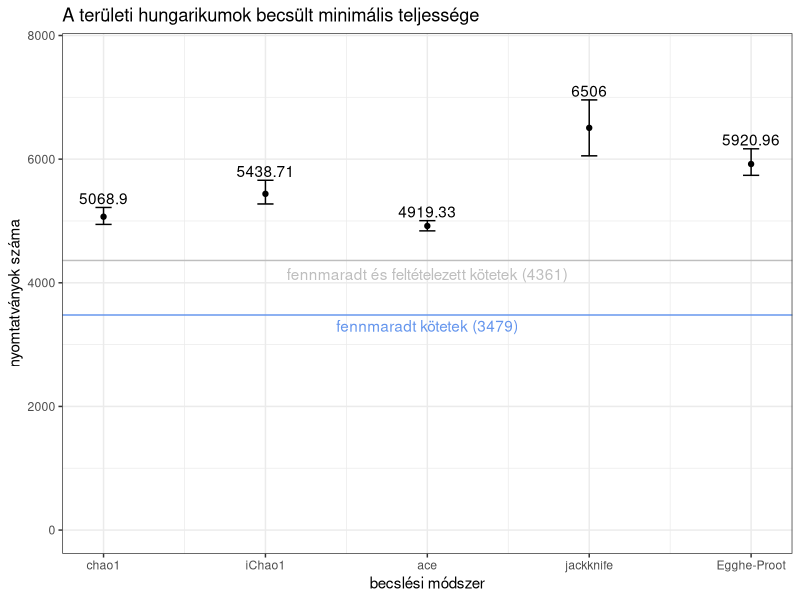
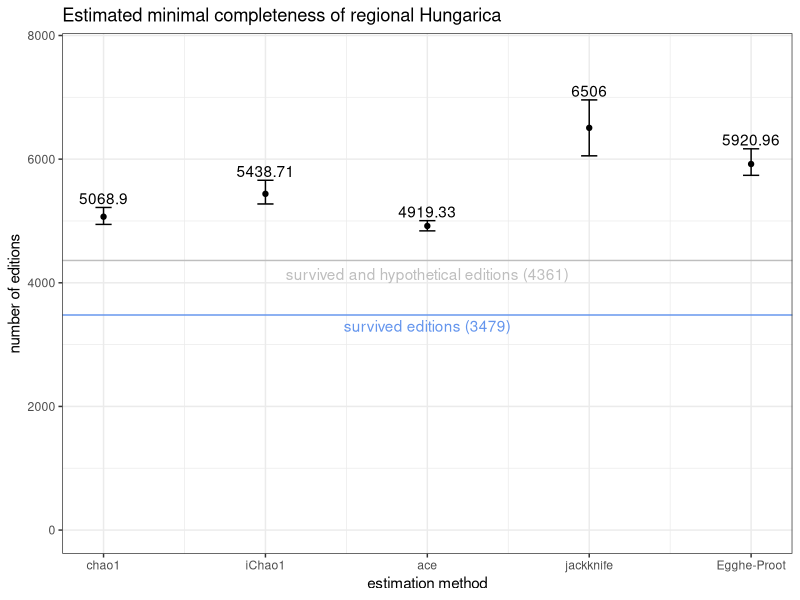
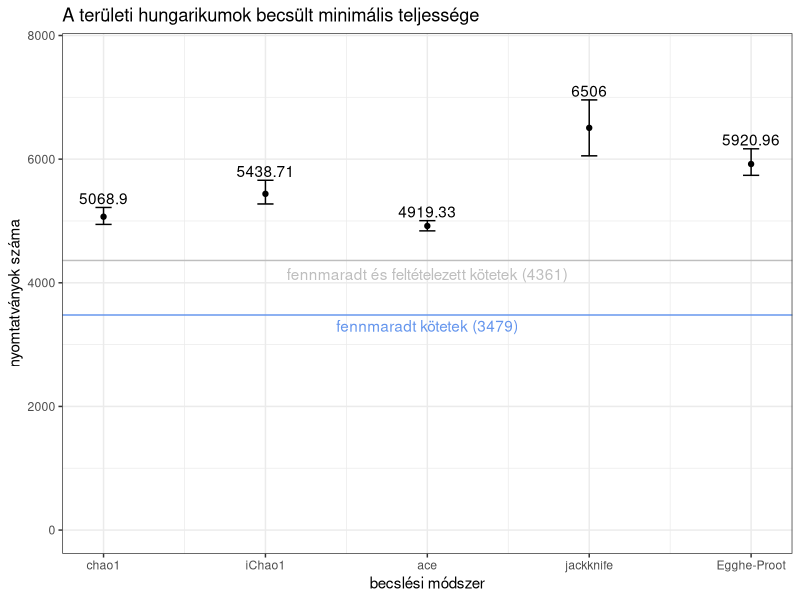
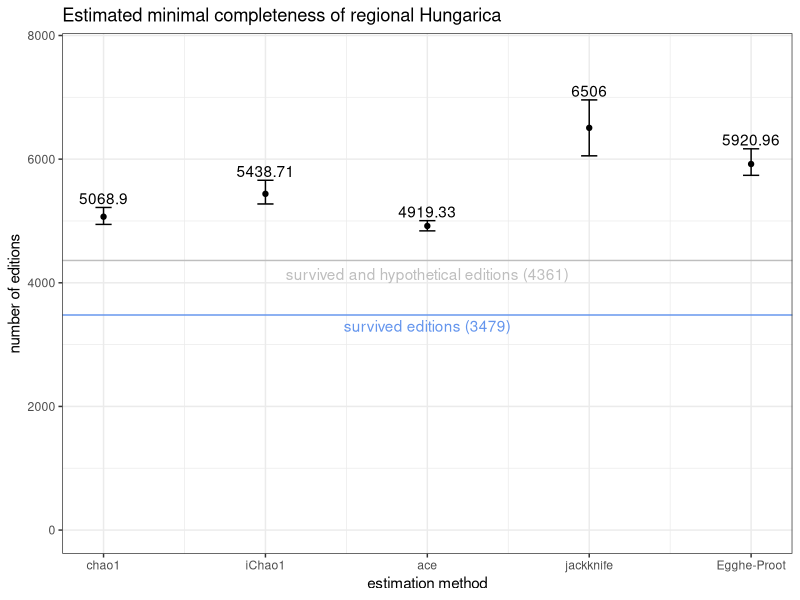

These figures' R source, in order:
library(tidyverse)

df <- tribble(
  ~id,~method,~richness,~min,~max,
  1,'chao1',5068.90,4944.46,5218.50,
  2,'iChao1',5438.71,5275.09,5658.18,
  3,'ace',4919.33,4839.53,5005.11,
  4,'jackknife',6506.00,6053.63,6958.37,
  5,'Egghe-Proot',5920.96,5738.02,6167.45,
)

# 
existing <- 3479
hypothetic <- 882
total <- existing + hypothetic
color <- 'black'

df %>% 
  ggplot(aes(x = id)) +
  geom_text(aes(x = id, y = max + 150, label = richness)) +
  geom_point(aes(y = richness), color = color) +
  geom_segment(aes(x = id, y = min, xend = id, yend = max), color = color) +
  geom_segment(aes(x = id - .05, y = min, xend = id + .05, yend = min), color = color) +
  geom_segment(aes(x = id - .05, y = max, xend = id + .05, yend = max), color = color) +
  geom_hline(yintercept = existing, color = 'cornflowerblue') +
  annotate("text", x = 3, y = existing * 0.95,
           label = sprintf("fennmaradt kötetek (%d)", existing),
           color = 'cornflowerblue') +
  geom_hline(yintercept = total, color = 'grey') +
  annotate("text", x = 3, y = total * 0.95,
           label = sprintf("fennmaradt és feltételezett kötetek (%d)", total),
           color = 'grey') +
  theme_bw() +
  labs(
    title = 'A területi hungarikumok becsült minimális teljessége',
    x = 'becslési módszer',
    y = 'nyomtatványok száma'
  ) +
  scale_x_continuous(labels = df$method) +
  scale_y_continuous(limits = c(0,max(df$max) * 1.1))

ggsave('img/abundance/richness.png', dpi=300, width = 12, height = 10)

df %>% 
  ggplot(aes(x = id)) +
  geom_text(aes(x = id, y = max + 150, label = richness)) +
  geom_point(aes(y = richness), color = color) +
  geom_segment(aes(x = id, y = min, xend = id, yend = max), color = color) +
  geom_segment(aes(x = id - .05, y = min, xend = id + .05, yend = min), color = color) +
  geom_segment(aes(x = id - .05, y = max, xend = id + .05, yend = max), color = color) +
  geom_hline(yintercept = existing, color = 'cornflowerblue') +
  annotate("text", x = 3, y = existing * 0.95,
           label = sprintf("survived editions (%d)", existing),
           color = 'cornflowerblue') +
  geom_hline(yintercept = total, color = 'grey') +
  annotate("text", x = 3, y = total * 0.95,
           label = sprintf("survived and hypothetical editions (%d)", total),
           color = 'grey') +
  theme_bw() +
  labs(
    title = 'Estimated minimal completeness of regional Hungarica',
    x = 'estimation method',
    y = 'number of editions'
  ) +
  scale_x_continuous(labels = df$method) +
  scale_y_continuous(limits = c(0,max(df$max) * 1.1))

ggsave('img/abundance/richness.en.png', dpi=300, width = 12, height = 10)
